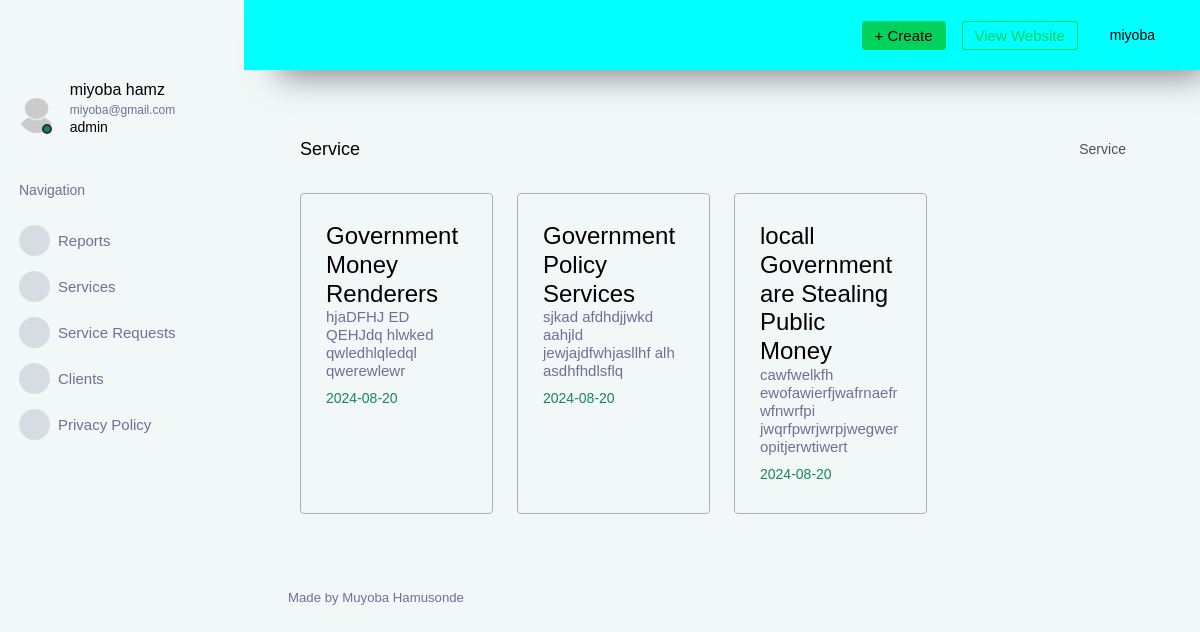
Screenshot of /dashboard/services/ (signed in) with the database file from the repository.
### models.py (models this page shows, shortened)
class User(UserMixin,database.Model):
    id = database.Column(database.Integer, primary_key=True )
    first_name = database.Column(database.String(100), nullable=False)
    last_name = database.Column(database.String(100), nullable=False)
    email = database.Column( database.String(80),unique=True, nullable=False)
    phone = database.Column( database.String(15),unique=True, nullable=False)
    password = database.Column(database.String(8))
    role = database.Column(
        database.Enum(UserStatusEnum),
        default=UserStatusEnum.client,
        nullable=False
    )

class Service(database.Model):
    id = database.Column(database.Integer, primary_key=True,autoincrement=True)
    name = database.Column(database.String(100), nullable=False)
    description = database.Column(database.Text, nullable=True)
    updated = database.Column(database.Date,default = date.today())
    author = database.Column(database.Integer, database.ForeignKey(User.id) )
    publisher = relationship('User', backref='publisher_service')

### main.py (the view)
@main.route('/dashboard/services/')
@login_required
def services():
    me = User.query.filter_by(email=current_user.email).first()
    services = database.session.query(Service).all()
    return render_template(
        'dashboard/services.html',
        me=me,
        services=services
    )

### __init__.py (called while the page is built)
def create_app():
    app = Flask(__name__, template_folder='html')
    app.config['SECRET_KEY'] = b'_5#y2L"F4Q8z\n\xec]/'
    app.config['SQLALCHEMY_DATABASE_URI'] = 'sqlite:///' + os.path.join(os.path.abspath(os.path.dirname(__file__)), 'database.db')
    app.config['SQLALCHEMY_TRACK_MODIFICATIONS'] = False
    database.init_app(app)
    migrate.init_app(app, database)
    login_manager.init_app(app)
    login_manager.login_view = 'auth.login'
    from .models import User  # Import models after initializing database
    @login_manager.user_loader
    def load_user(user_id):
        return User.query.get(int(user_id))
    from .auth import auth as auth_blueprint
    app.register_blueprint(auth_blueprint)
    from .main import main as main_blueprint
    app.register_blueprint(main_blueprint)
    return app

### templates/dashboard/services.html (shortened to what this page needs)
{% extends 'dashboard/base.html' %}
{% block main %}
    <div class="content-wrapper">
        <div class="page-header">
        <h3 class="page-title">Service</h3>
        <nav aria-label="breadcrumb">
            <ol class="breadcrumb">
            <li class="breadcrumb-item active" aria-current="page">Service</li>
            </ol>
        </nav>
    </div>
    <div class="row">
        {% for s in services %}
        <div class="col-xl-3 col-sm-6 grid-margin stretch-card">
          <div class="card">
            <div class="card-body">
              <div class="row">
                <div class="col-9">
                  <div class="d-flex align-items-center align-self-start">
                    <h3 class="mb-0">{{s.name}}</h3>
                  </div>
                </div>
              </div>
              <h6 class="text-muted font-weight-normal">{{s.description}}</h6>
              <p class="text-success  mb-0 font-weight-medium">{{s.updated}}</p>
            </div>
          </div>
        </div>
        {% endfor %}
      </div>
{% endblock %}

### templates/dashboard/sidebar.html (shortened to what this page needs)
<nav class="sidebar sidebar-offcanvas" id="sidebar">
    <div class="sidebar-brand-wrapper d-none d-lg-flex align-items-center justify-content-center fixed-top">
    </div>
    <ul class="nav">
      <li class="nav-item profile">
        <div class="profile-desc">
          <div class="profile-pic">
            <div class="count-indicator">
              <img class="img-xs rounded-circle " src="{{url_for('static', filename='')}}assets/images/user.png" alt="">
              <span class="count bg-success"></span>
            </div>
            <div class="profile-name">
              <h5 class="mb-0 font-weight-normal">{{me.first_name}}  {{me.last_name}}</h5>
              <span>{{me.email}}</span>
              <p>{{me.role.value}}</p>
            </div>
          </div>
        </div>
      </li>
      <li class="nav-item nav-category">
        <span class="nav-link">Navigation</span>
      </li>
      <li class="nav-item menu-items">
        <a class="nav-link" href="/dashboard/">
          <span class="menu-icon">
            <i class="mdi mdi-speedometer"></i>
          </span>
          <span class="menu-title">Reports</span>
        </a>
      </li>
      <li class="nav-item menu-items">
        <a class="nav-link" href="/dashboard/services/">
          <span class="menu-icon">
            <i class="mdi mdi-playlist-play"></i>
          </span>
          <span class="menu-title">Services</span>
        </a>
      </li>
      <li class="nav-item menu-items">
        <a class="nav-link" href="/dashboard/services/request/">
          <span class="menu-icon">
            <i class="mdi mdi-table-large"></i>
          </span>
          <span class="menu-title">Service Requests</span>
        </a>
      </li>
      {% if me.role.value == 'admin' %}
      <li class="nav-item menu-items">
        <a class="nav-link" href="/dashboard/clients/">
          <span class="menu-icon">
            <i class="mdi mdi-chart-bar"></i>
          </span>
          <span class="menu-title">Clients</span>
        </a>
      </li>
      {% endif  %}
      <li class="nav-item menu-items">
        <a class="nav-link" href="/dashboard/privacy-policy/">
          <span class="menu-icon">
            <i class="mdi mdi-contacts"></i>
          </span>
          <span class="menu-title">Privacy Policy</span>
        </a>
      </li>
    </ul>
  </nav>

### templates/dashboard/nav.html (shortened to what this page needs)
<nav class="navbar p-0 fixed-top d-flex flex-row" style="background-color: aqua;">
    <div class="navbar-menu-wrapper flex-grow d-flex align-items-stretch">
      <button class="navbar-toggler navbar-toggler align-self-center" type="button" data-toggle="minimize">
        <span class="mdi mdi-menu"></span>
      </button>
      <ul class="navbar-nav navbar-nav-right">
        {% if me.role.value == 'admin' %}
        <li class="nav-item dropdown d-none d-lg-block">
          <a class="nav-link btn btn-success create-new-button" id="createbuttonDropdown" data-bs-toggle="dropdown" aria-expanded="false" href="#">+ Create</a>
        </li>
        {% endif %}
        <li class="navbar-nav navbar-nav-right">
          <a href="/" class="btn btn-outline-success">View Website</a>
        </li>
        <li class="nav-item dropdown">
          <a class="nav-link" id="profileDropdown" href="#" data-bs-toggle="dropdown">
            <div class="navbar-profile">
               <p class="mb-0 d-none d-sm-block navbar-profile-name">{{me.first_name}}</p>
              <i class="mdi mdi-menu-down d-none d-sm-block"></i>
            </div>
          </a>
        </li>
      </ul>
    </div>
  </nav>

### rows the page displays
User: first_name "miyoba", last_name "hamz", email "miyoba@gmail.com", role.value "admin"
Service: name "Government Money Renderers", description "hjaDFHJ ED QEHJdq hlwked qwledhlqledql qwerewlewr", updated "2024-08-20"
Service: name "Government Policy Services", description "sjkad afdhdjjwkd aahjld jewjajdfwhjasllhf alh asdhfhdlsflq", updated "2024-08-20"
Service: name "locall Government are Stealing Public Money", description "cawfwelkfh ewofawierfjwafrnaefr wfnwrfpi jwqrfpwrjwrpjwegweropitjerwtiwert", updated "2024-08-20"
